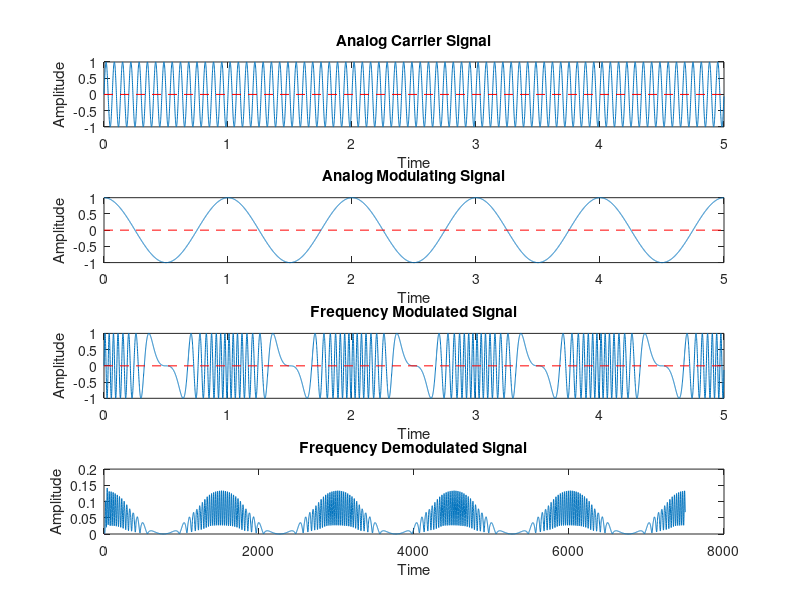

MATLAB code for this plot:
%https://www.youtube.com/watch?v=N-cgugyTXW8
clc;
clear all;
close all;

am = 1;
fm = 1;
ac = 1;
fc = 15; %must be greater than modulating frequency fm

fs = fc * 100; %sampling frequency
T = 5; %total time
t = 0 : 1 / fs : T - 1 / fs;

%Carrier Signal
ct = ac * sin(2 * pi * fc * t);

subplot(411);
plot(t,ct);
xlabel("Time");
ylabel("Amplitude");
title("Analog Carrier Signal");
line([0 T],[0 0],"linestyle","--","color","r");

%Modulating Signal
mt = am * cos(2 * pi * fm * t); %cos funtion must be used otherwise 90 degree phase will be different

subplot(412);
plot(t,mt);
xlabel("Time");
ylabel("Amplitude");
title("Analog Modulating Signal");
line([0 T],[0 0],"linestyle","--","color","r");

%Frequency Modulation
kf = fc / ac; %frequency sensitivity of frequency modulator(not sure about this equation tho :3)
df = kf * am; %frequency deviation
B = df / fm; %modulation index

st1 = ac * sin(2 * pi * fc * t + (B.*sin(2 * pi * fm * t)));
%st1 = fmmod(mt,fc,fs,df);%using builtin function for modulation

subplot(413);
plot(t,st1);
xlabel("Time");
ylabel("Amplitude");
title("Frequency Modulated Signal");
line([0 T],[0 0],"linestyle","--","color","r");

%Frequency Demodulation
x = diff(st1);
y = abs(x);
[b,a] = butter(10,0.13); % second parameter's range = (0,1);no idea about the first one :3
st2 = filter(b,a,y);
%st2 = fmdemod(st1,fc,fs); %using builtin function for demodulation

subplot(414);
plot(st2);
xlabel("Time");
ylabel("Amplitude");
title("Frequency Demodulated Signal");
line([0 T],[0 0],"linestyle","--","color","r");

##Formulas
##modulation = ac*sin(2*pi*fc*t+(B.*sin(2*pi*fm*t)))
##demodulation in 4 steps
##1.x = diff(st1)
##2.y = abs(x)
##3.[b,a] = butter(10,0.13); here values can differ 
##4.st2 = filter(b,a,y)
##Here,
##st1 = modulated signal
##st2 = demodulated signal
##m(t) = message/modulating signal = am*cos(2*pi*fm*t); not sin 
##c(t) = carrire signal = ac*sin(2*pi*fc*t)
##kf = ratio of carrire frequency & carrire amplitude = fc/ac
##df = frequency deviation = kf*am
##B(beta) = modulation index = df/fm = (fc/fm)*(am/ac)
